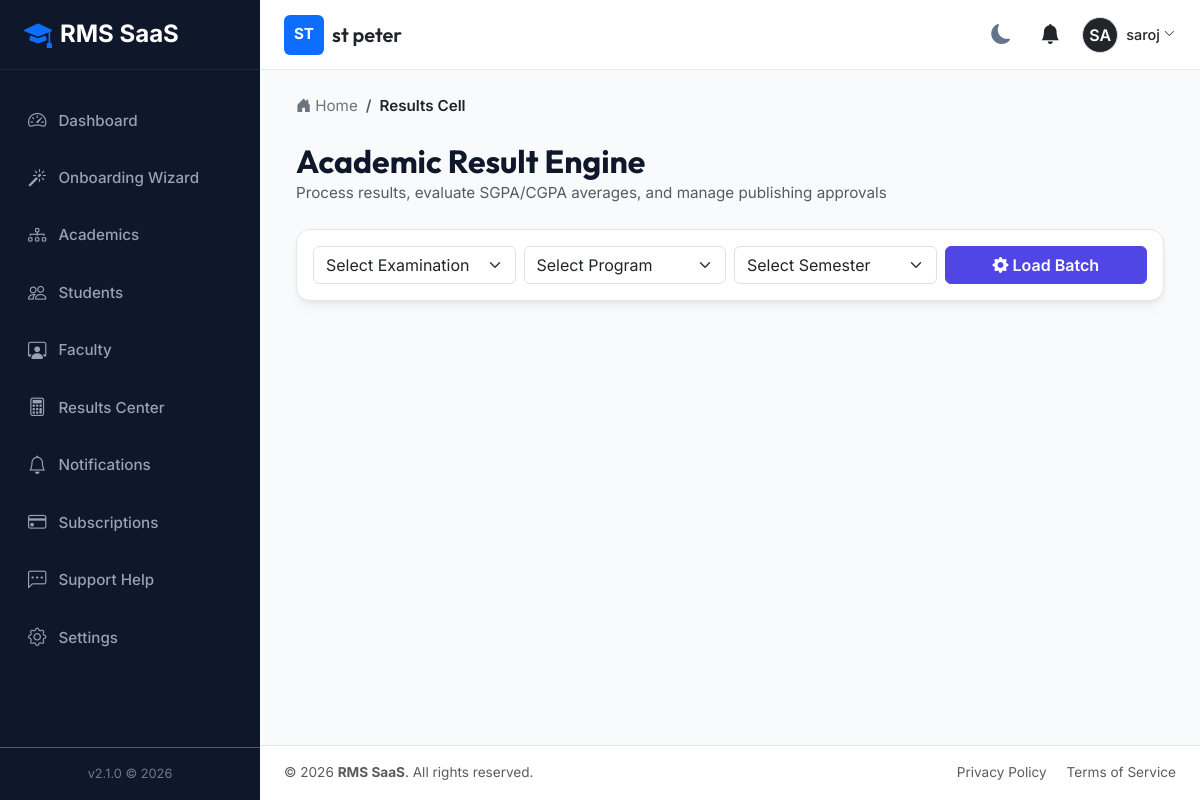
Page /results/process/ (signed in) on the committed database.
### tenants/models.py (models this page shows, shortened)
class Institution(models.Model):
    name = models.CharField(max_length=255)
    slug = models.SlugField(max_length=255, unique=True)
    contact_email = models.EmailField()
    contact_phone = models.CharField(max_length=20, blank=True, null=True)
    address = models.TextField(blank=True, null=True)
    logo = models.ImageField(upload_to='institution_logos/', blank=True, null=True)
    is_active = models.BooleanField(default=True)
    created_at = models.DateTimeField(auto_now_add=True)
    updated_at = models.DateTimeField(auto_now=True)

### accounts/models.py (models this page shows, shortened)
class User(AbstractUser):
    class Role(models.TextChoices):
        SUPER_ADMIN = 'SUPER_ADMIN', 'Super Admin'
        INSTITUTION_OWNER = 'INSTITUTION_OWNER', 'Institution Owner'
        INSTITUTION_ADMIN = 'INSTITUTION_ADMIN', 'Institution Admin'
        EXAM_CONTROLLER = 'EXAM_CONTROLLER', 'Examination Controller'
        HOD = 'HOD', 'Head of Department'
        FACULTY = 'FACULTY', 'Faculty'
        STUDENT = 'STUDENT', 'Student'
    role = models.CharField(max_length=30, choices=Role.choices, default=Role.STUDENT)
    institution = models.ForeignKey(
        'tenants.Institution',
        on_delete=models.SET_NULL,
        null=True,
        blank=True,
        related_name='users'
    )
    phone = models.CharField(max_length=20, blank=True, null=True)
    profile_picture = models.ImageField(upload_to='profile_pics/', blank=True, null=True)
    created_at = models.DateTimeField(auto_now_add=True)
    updated_at = models.DateTimeField(auto_now=True)
    @property
    def is_super_admin(self):
        return self.role == self.Role.SUPER_ADMIN or self.is_superuser
    @property
    def is_institution_admin(self):
        return self.role in [self.Role.INSTITUTION_OWNER, self.Role.INSTITUTION_ADMIN]

### results/views.py (the view, shortened to what this page needs)
# urls.py: path('results/process/', views.results_process, name='results_process'),
@login_required
def results_process(request):
    inst = request.user.institution
    if request.user.role not in ['EXAM_CONTROLLER', 'HOD', 'INSTITUTION_ADMIN', 'INSTITUTION_OWNER']:
        messages.error(request, "Access denied. Requires Exam Controller, HOD, or Admin role.")
        return redirect('dashboard')
    exams = Examination.objects.filter(institution=inst, status=Examination.Status.ACTIVE)
    programs = Program.objects.filter(institution=inst)
    semesters = Semester.objects.filter(institution=inst)
    exam_id = request.GET.get('examination', '')
    prog_id = request.GET.get('program', '')
    sem_id = request.GET.get('semester', '')
    results = []
    stats = {'total': 0, 'pass': 0, 'fail': 0, 'avg': 0.0}
    return render(request, 'results/results_process.html', {
        'exams': exams,
        'programs': programs,
        'semesters': semesters,
        'exam_filter': int(exam_id) if exam_id else '',
        'prog_filter': int(prog_id) if prog_id else '',
        'sem_filter': int(sem_id) if sem_id else '',
        'results': results,
        'stats': stats,
        'breadcrumbs': [{'name': 'Results Cell', 'url': '#'}]
    })

### notifications/context_processors.py (called while the page is built)
def unread_notifications(request):
    if request.user.is_authenticated:
        unread_notifications = Notification.objects.filter(user=request.user, is_read=False).order_by('-created_at')
        return {
            'unread_notifications': unread_notifications,
            'unread_notifications_list': unread_notifications,
            'unread_notifications_count': unread_notifications.count()
        }
    return {}

### tenants/context_processors.py (called while the page is built)
def institution_context(request):
    context = {
        'current_institution': None,
        'institution_settings': None
    }
    if request.user.is_authenticated and not request.user.is_super_admin:
        if request.user.institution:
            context['current_institution'] = request.user.institution
            try:
                context['institution_settings'] = request.user.institution.settings
            except Exception:
                context['institution_settings'] = None
    return context

### templates/results/results_process.html (shortened to what this page needs)
{% extends "base.html" %}
{% block content %}
<div class="mb-4">
    <h2 class="font-heading fw-bold m-0">Academic Result Engine</h2>
    <p class="text-muted m-0">Process results, evaluate SGPA/CGPA averages, and manage publishing approvals</p>
</div>
<div class="rms-card p-3 mb-4 no-print">
    <form method="GET" class="row g-2">
        <div class="col-md-3">
            <select name="examination" class="form-select" required>
                <option value="">Select Examination</option>
            </select>
        </div>
        <div class="col-md-3">
            <select name="program" class="form-select" required>
                <option value="">Select Program</option>
            </select>
        </div>
        <div class="col-md-3">
            <select name="semester" class="form-select" required>
                <option value="">Select Semester</option>
            </select>
        </div>
        <div class="col-md-3">
            <button type="submit" class="btn btn-primary w-100 fw-semibold"><i class="bi bi-gear-fill"></i> Load Batch</button>
        </div>
    </form>
</div>
{% endblock %}

### templates/partials/navbar.html (shortened to what this page needs)
<nav class="app-navbar no-print">
    <div class="d-flex align-items-center">
        {% if current_institution %}
            <div class="d-flex align-items-center">
                {% if current_institution.logo %}
                    <img src="{{ current_institution.logo.url }}" alt="{{ current_institution.name }} Logo" height="40" class="me-2 rounded">
                {% else %}
                    <div class="bg-primary text-white d-flex align-items-center justify-content-center rounded me-2" style="width: 40px; height: 40px; font-weight: bold;">
                        {{ current_institution.name|slice:":2"|upper }}
                    </div>
                {% endif %}
                <div>
                    <h5 class="m-0 text-dark font-heading">{{ current_institution.name }}</h5>
                </div>
            </div>
        {% else %}
            <h5 class="m-0 text-dark font-heading">RMS SaaS Platform</h5>
        {% endif %}
    </div>
    <div class="d-flex align-items-center gap-3">
        <button class="theme-toggle-btn" id="theme-toggle" title="Toggle Theme">
            <i class="bi bi-moon-fill"></i>
        </button>
        <div class="dropdown">
            <button class="btn btn-link position-relative text-dark p-1" type="button" id="notificationDropdown" data-bs-toggle="dropdown" aria-expanded="false">
                <i class="bi bi-bell-fill fs-5"></i>
            </button>
        </div>
        <div class="dropdown">
            <button class="btn btn-link d-flex align-items-center text-decoration-none p-0 text-dark" type="button" id="userProfileDropdown" data-bs-toggle="dropdown" aria-expanded="false">
                {% if user.profile_picture %}
                    <img src="{{ user.profile_picture.url }}" alt="{{ user.username }}" width="36" height="36" class="rounded-circle border">
                {% else %}
                    <div class="bg-dark text-white rounded-circle d-flex align-items-center justify-content-center border" style="width: 36px; height: 36px; font-weight: 600;">
                        {{ user.username|slice:":2"|upper }}
                    </div>
                {% endif %}
                <span class="ms-2 d-none d-md-inline" style="font-size: 0.9rem; font-weight: 500;">{{ user.get_full_name|default:user.username }}</span>
                <i class="bi bi-chevron-down ms-1" style="font-size: 0.7rem;"></i>
            </button>
        </div>
    </div>
</nav>

### static/css/styles.css (style rules this page uses)
:root { --bg-primary: #f8fafc; --bg-secondary: #ffffff; --text-primary: #0f172a; --text-secondary: #64748b; --border-color: #e2e8f0; --card-shadow: 0 4px 6px -1px rgba(0, 0, 0, 0.05), 0 2px 4px -1px rgba(0, 0, 0, 0.02), 0 10px 15px -3px rgba(0, 0, 0, 0.03); --sidebar-bg: #0f172a; --sidebar-text: #94a3b8; --sidebar-active-bg: #1e293b; --sidebar-active-text: #ffffff; --primary: #4f46e5; --primary-hover: #4338ca; --success: #10b981; --warning: #f59e0b; --danger: #ef4444; --info: #06b6d4; --font-heading: 'Outfit', sans-serif; --font-body: 'Inter', sans-serif; --radius-lg: 14px; --radius-md: 10px; --transition-fast: 0.2s ease; }
body { background-color: var(--bg-primary); color: var(--text-primary); font-family: var(--font-body); font-size: 0.95rem; line-height: 1.6; transition: background-color var(--transition-fast), color var(--transition-fast); }
h1, h2, h3, h4, h5, h6 { font-family: var(--font-heading); font-weight: 600; }
.app-navbar { background-color: var(--bg-secondary); border-bottom: 1px solid var(--border-color); height: 70px; padding: 0 1.5rem; display: flex; align-items: center; justify-content: space-between; }
.rms-card { background-color: var(--bg-secondary); border: 1px solid var(--border-color); border-radius: var(--radius-lg); box-shadow: var(--card-shadow); padding: 1.5rem; margin-bottom: 1.5rem; transition: transform var(--transition-fast), box-shadow var(--transition-fast); }
.btn-primary { background-color: var(--primary); border-color: var(--primary); }
.theme-toggle-btn { cursor: pointer; background: none; border: none; color: var(--text-secondary); font-size: 1.25rem; padding: 0.5rem; border-radius: 50%; display: flex; align-items: center; justify-content: center; transition: all var(--transition-fast); }

### rows in the picture
Institution: name "ST", name "st peter"
User: username "SA", get_full_name "saroj"

### other values in the picture
{{ crumb.name }} "Results Cell"
